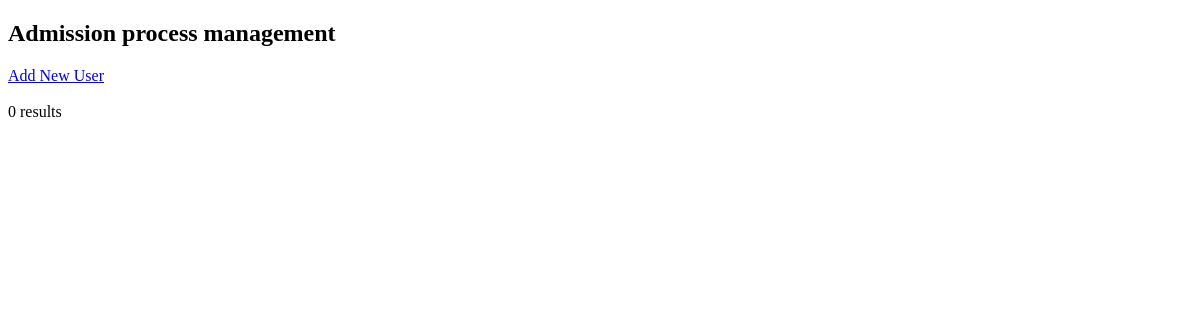
Page /apm_report.php on the earlier database version.
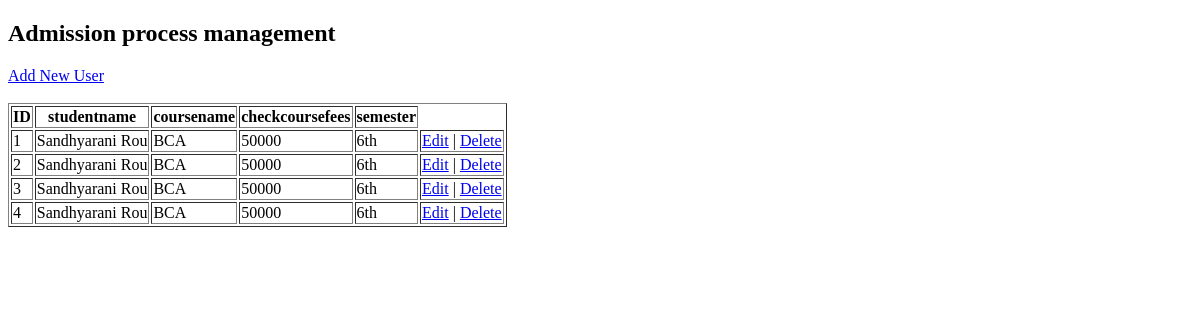
Same page on the later database version.
### tables this page shows
CREATE TABLE `newproject` (
  `id` int(10) NOT NULL,
  `studentname` varchar(15) NOT NULL,
  `coursename` varchar(20) NOT NULL,
  `checkcoursefees` varchar(30) NOT NULL,
  `semester` varchar(20) NOT NULL
);

### apm_report.php (the view, shortened to what this page needs)
<!DOCTYPE html>
<html lang="en">
<head>
</head>
<body>
    <h2>Admission process management</h2>
    <a href="add_apm.html">Add New User</a>
    <br><br>
    <?php
    include 'db_connection.php';
    $sql = "SELECT * FROM newproject";
    $result = $conn->query($sql);
    if ($result->num_rows > 0) {
        echo "<table border='1'>";
        echo "<tr><th>ID</th><th>studentname</th><th>coursename</th><th>checkcoursefees</th><th>semester</th></tr>";
        while ($row = $result->fetch_assoc()) {
            echo "<tr>";
            echo "<td>" . $row["id"] . "</td>";
            echo "<td>" . $row["studentname"] . "</td>";
            echo "<td>" . $row["coursename"] . "</td>";
            echo "<td>" . $row["checkcoursefees"] . "</td>";
            echo "<td>" . $row["semester"] . "</td>";
            echo "<td>";
            echo "<a href='edit_apm.php?id=" . $row["id"] . "'>Edit</a> | ";
            echo "<a href='delete_apm.php?id=" . $row["id"] . "' onclick='return confirm(\"Are you sure you want to delete this user?\")'>Delete</a>";
            echo "</td>";
            echo "</tr>";
        }
        echo "</table>";
    } else {
        echo "0 results";
    }
    ?>
</body>
</html>

Differences in the rows shown:
added newproject: id "1", studentname "Sandhyarani Rou", coursename "BCA", checkcoursefees "50000", semester "6th"
added newproject: id "2", studentname "Sandhyarani Rou", coursename "BCA", checkcoursefees "50000", semester "6th"
added newproject: id "3", studentname "Sandhyarani Rou", coursename "BCA", checkcoursefees "50000", semester "6th"
added newproject: id "4", studentname "Sandhyarani Rou", coursename "BCA", checkcoursefees "50000", semester "6th"
Other differences:
text no longer shown: "0 results"
text now shown: "ID studentname coursename checkcoursefees semester"
